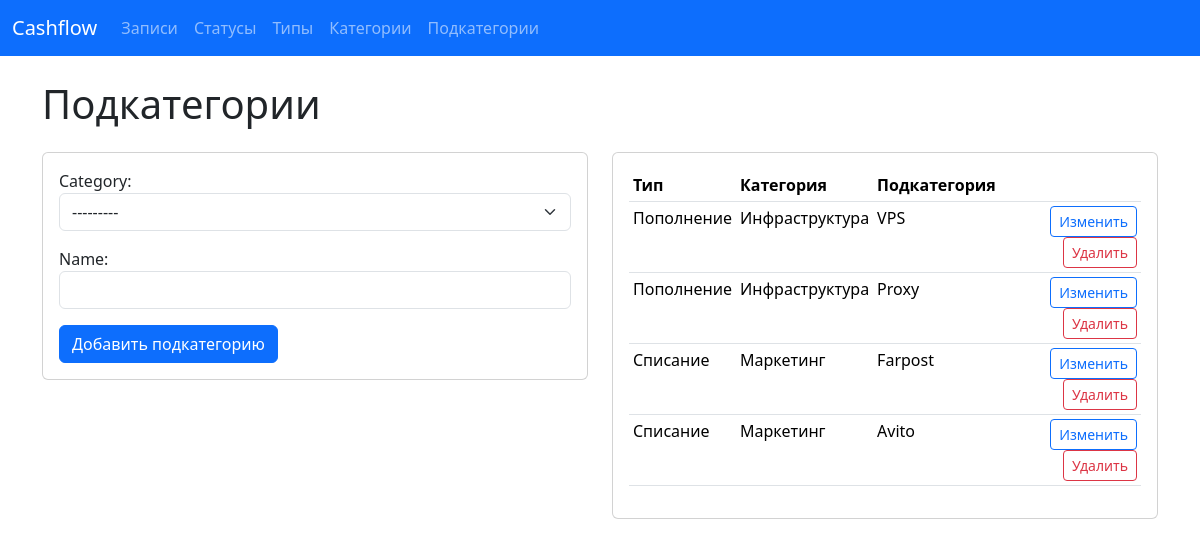
/subcategories/, run on the app's committed database.
### dds/models.py (models this page shows, shortened)
class RecordCategory(models.Model):
    type = models.ForeignKey(RecordType, on_delete=models.CASCADE, related_name='categories')
    name = models.CharField(max_length=100)
    class Meta:
        unique_together = ('type', 'name')
    def __str__(self):
        return self.name

class RecordSubcategory(models.Model):
    category = models.ForeignKey(RecordCategory, on_delete=models.CASCADE, related_name='subcategories')
    name = models.CharField(max_length=100)
    class Meta:
        unique_together = ('category', 'name')

class RecordType(models.Model):
    name = models.CharField(max_length=100, unique=True)

### dds/views.py (the view)
# urls.py: path('subcategories/', views.manage_subcategories, name='manage_subcategories'),
def manage_subcategories(request):
    subcategories = RecordSubcategory.objects.select_related('category__type').all()
    if request.method == 'POST':
        form = RecordSubcategoryForm(request.POST)
        if form.is_valid():
            form.save()
            return redirect('manage_subcategories')
    else:
        form = RecordSubcategoryForm()
    return render(
        request,
        'dds/manage_subcategories.html',
        {'subcategories': subcategories, 'form': form},
    )

### dds/forms.py
class RecordSubcategoryForm(forms.ModelForm):
    class Meta:
        model = RecordSubcategory
        fields = ['category', 'name']
        widgets = {
            'category': forms.Select(attrs={'class': 'form-select'}),
            'name': forms.TextInput(attrs={'class': 'form-control'}),
        }

### dds/templates/dds/manage_subcategories.html (shortened to what this page needs)
{% extends 'dds/base.html' %}
{% block content %}
<div class="d-flex justify-content-between align-items-center mb-3">
    <h1>Подкатегории</h1>
</div>
<div class="row">
    <div class="col-lg-6">
        <div class="card mb-4">
            <div class="card-body">
                <form method="post">
                    {{ form.as_p }}
                    <button class="btn btn-primary" type="submit">Добавить подкатегорию</button>
                </form>
            </div>
        </div>
    </div>
    <div class="col-lg-6">
        <div class="card">
            <div class="card-body">
                <table class="table table-sm">
                    <thead>
                        <tr><th>Тип</th><th>Категория</th><th>Подкатегория</th><th></th></tr>
                    </thead>
                    <tbody>
                        {% for subcategory in subcategories %}
                            <tr>
                                <td>{{ subcategory.category.type.name }}</td>
                                <td>{{ subcategory.category.name }}</td>
                                <td>{{ subcategory.name }}</td>
                                <td class="text-end">
                                    <a class="btn btn-sm btn-outline-primary" href="{% url 'edit_subcategory' subcategory.pk %}">Изменить</a>
                                    <a class="btn btn-sm btn-outline-danger" href="{% url 'delete_subcategory' subcategory.pk %}">Удалить</a>
                                </td>
                            </tr>
                        {% empty %}
                            <tr><td colspan="4">Подкатегорий нет.</td></tr>
                        {% endfor %}
                    </tbody>
                </table>
            </div>
        </div>
    </div>
</div>
{% endblock %}

### dds/templates/dds/base.html (shortened to what this page needs)
{% load static %}
<!DOCTYPE html>
<html lang="ru">
<head>
    <link href="https://cdn.jsdelivr.net/npm/bootstrap@5.3.2/dist/css/bootstrap.min.css" rel="stylesheet">
</head>
<body>
<nav class="navbar navbar-expand-lg navbar-dark bg-primary mb-4">
    <div class="container-fluid">
        <a class="navbar-brand" href="{% url 'record_list' %}">Cashflow</a>
        <div class="collapse navbar-collapse" id="navbarNav">
            <ul class="navbar-nav">
                <li class="nav-item"><a class="nav-link" href="{% url 'record_list' %}">Записи</a></li>
                <li class="nav-item"><a class="nav-link" href="{% url 'manage_statuses' %}">Статусы</a></li>
                <li class="nav-item"><a class="nav-link" href="{% url 'manage_types' %}">Типы</a></li>
                <li class="nav-item"><a class="nav-link" href="{% url 'manage_categories' %}">Категории</a></li>
                <li class="nav-item"><a class="nav-link" href="{% url 'manage_subcategories' %}">Подкатегории</a></li>
            </ul>
        </div>
    </div>
</nav>
<div class="container">
    {% block content %}{% endblock %}
</div>
</body>
</html>

### dds/templates/dds/base.html (style rules this page uses)
select.form-select option[value=""] { color: #6c757d; opacity: 0.7; }

### data on the page
RecordSubcategory: category.type.name "Пополнение", category.name "Инфраструктура", name "VPS"
RecordSubcategory: category.type.name "Пополнение", category.name "Инфраструктура", name "Proxy"
RecordSubcategory: category.type.name "Списание", category.name "Маркетинг", name "Farpost"
RecordSubcategory: category.type.name "Списание", category.name "Маркетинг", name "Avito"
